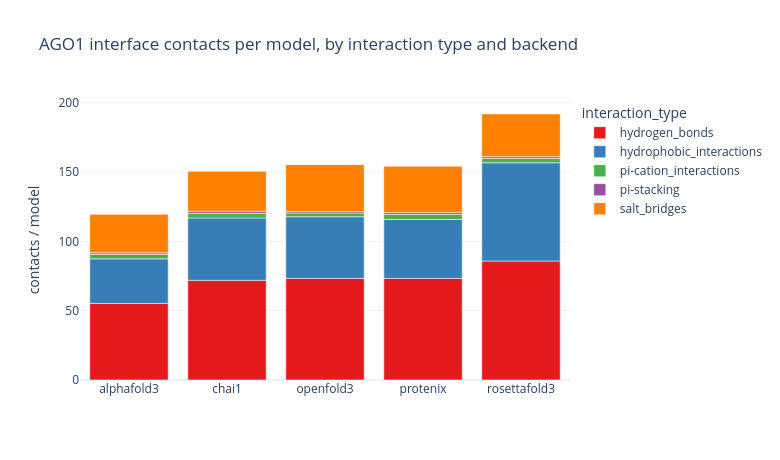

Notebook source saved alongside this figure:
### Markdown cell above
## Interaction-type breakdown

### Code cell
print("Interaction type counts:")
display(df["interaction_type"].value_counts().rename("count").to_frame())

print("\nInteraction type by receptor-ligand chain pair:")
display(df.groupby(["reschain", "reschain_lig", "interaction_type"], observed=True)
        .size().rename("count").reset_index().sort_values("count", ascending=False).head(20))

per_backend_itype = (df.groupby(["backend", "interaction_type"], observed=True).size()
    .div(df.groupby("backend")["fname"].nunique(), level="backend")
    .rename("contacts_per_model").reset_index())
fig = px.bar(per_backend_itype, x="backend", y="contacts_per_model", color="interaction_type",
             color_discrete_sequence=ITYPE_PALETTE, template=TEMPLATE,
             title=f"{RECEPTOR_NAME} interface contacts per model, by interaction type and backend")
fig.update_layout(width=780, height=460, xaxis_title="", yaxis_title="contacts / model")
save_fig(fig, "interaction_types_by_backend.html")

### Figure 1 — Plotly figure (JSON) as saved in the notebook; plotly's stock layout.template omitted (floating-point values rounded to 4 significant figures)
{"data": [{"hovertemplate": "interaction_type=hydrogen_bonds<br>backend=%{x}<br>contacts_per_model=%{y}<extra></extra>", "legendgroup": "hydrogen_bonds", "marker": {"color": "rgb(228,26,28)", "pattern": {"shape": ""}}, "name": "hydrogen_bonds", "orientation": "v", "showlegend": true, "textposition": "auto", "type": "bar", "x": ["alphafold3", "chai1", "openfold3", "protenix", "rosettafold3"], "xaxis": "x", "y": [55.32, 71.95, 73.34, 73.36, 85.86], "yaxis": "y"}, {"hovertemplate": "interaction_type=hydrophobic_interactions<br>backend=%{x}<br>contacts_per_model=%{y}<extra></extra>", "legendgroup": "hydrophobic_interactions", "marker": {"color": "rgb(55,126,184)", "pattern": {"shape": ""}}, "name": "hydrophobic_interactions", "orientation": "v", "showlegend": true, "textposition": "auto", "type": "bar", "x": ["alphafold3", "chai1", "openfold3", "protenix", "rosettafold3"], "xaxis": "x", "y": [32.1, 45.0, 44.47, 42.49, 70.9], "yaxis": "y"}, {"hovertemplate": "interaction_type=pi-cation_interactions<br>backend=%{x}<br>contacts_per_model=%{y}<extra></extra>", "legendgroup": "pi-cation_interactions", "marker": {"color": "rgb(77,175,74)", "pattern": {"shape": ""}}, "name": "pi-cation_interactions", "orientation": "v", "showlegend": true, "textposition": "auto", "type": "bar", "x": ["alphafold3", "chai1", "openfold3", "protenix", "rosettafold3"], "xaxis": "x", "y": [3.19, 3.34, 2.697, 3.596, 3.214], "yaxis": "y"}, {"hovertemplate": "interaction_type=pi-stacking<br>backend=%{x}<br>contacts_per_model=%{y}<extra></extra>", "legendgroup": "pi-stacking", "marker": {"color": "rgb(152,78,163)", "pattern": {"shape": ""}}, "name": "pi-stacking", "orientation": "v", "showlegend": true, "textposition": "auto", "type": "bar", "x": ["alphafold3", "chai1", "openfold3", "protenix", "rosettafold3"], "xaxis": "x", "y": [1.15, 1.53, 1.03, 1.333, 1.214], "yaxis": "y"}, {"hovertemplate": "interaction_type=salt_bridges<br>backend=%{x}<br>contacts_per_model=%{y}<extra></extra>", "legendgroup": "salt_bridges", "marker": {"color": "rgb(255,127,0)", "pattern": {"shape": ""}}, "name": "salt_bridges", "orientation": "v", "showlegend": true, "textposition": "auto", "type": "bar", "x": ["alphafold3", "chai1", "openfold3", "protenix", "rosettafold3"], "xaxis": "x", "y": [27.85, 28.76, 33.89, 33.48, 30.79], "yaxis": "y"}], "layout": {"barmode": "relative", "height": 460, "legend": {"title": {"text": "interaction_type"}, "tracegroupgap": 0}, "title": {"text": "AGO1 interface contacts per model, by interaction type and backend"}, "width": 780, "xaxis": {"anchor": "y", "domain": [0.0, 1.0], "title": {"text": ""}}, "yaxis": {"anchor": "x", "domain": [0.0, 1.0], "title": {"text": "contacts / model"}}}}
